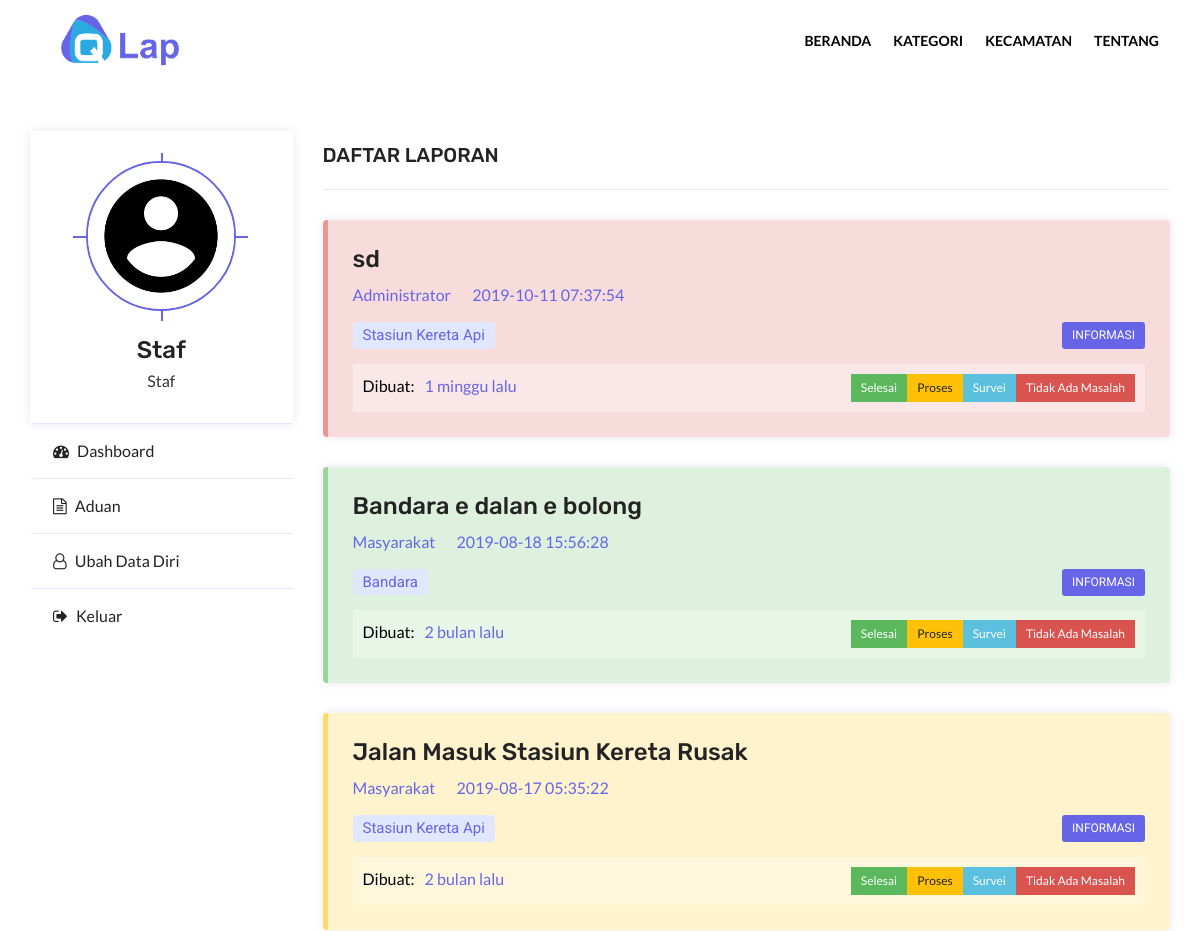
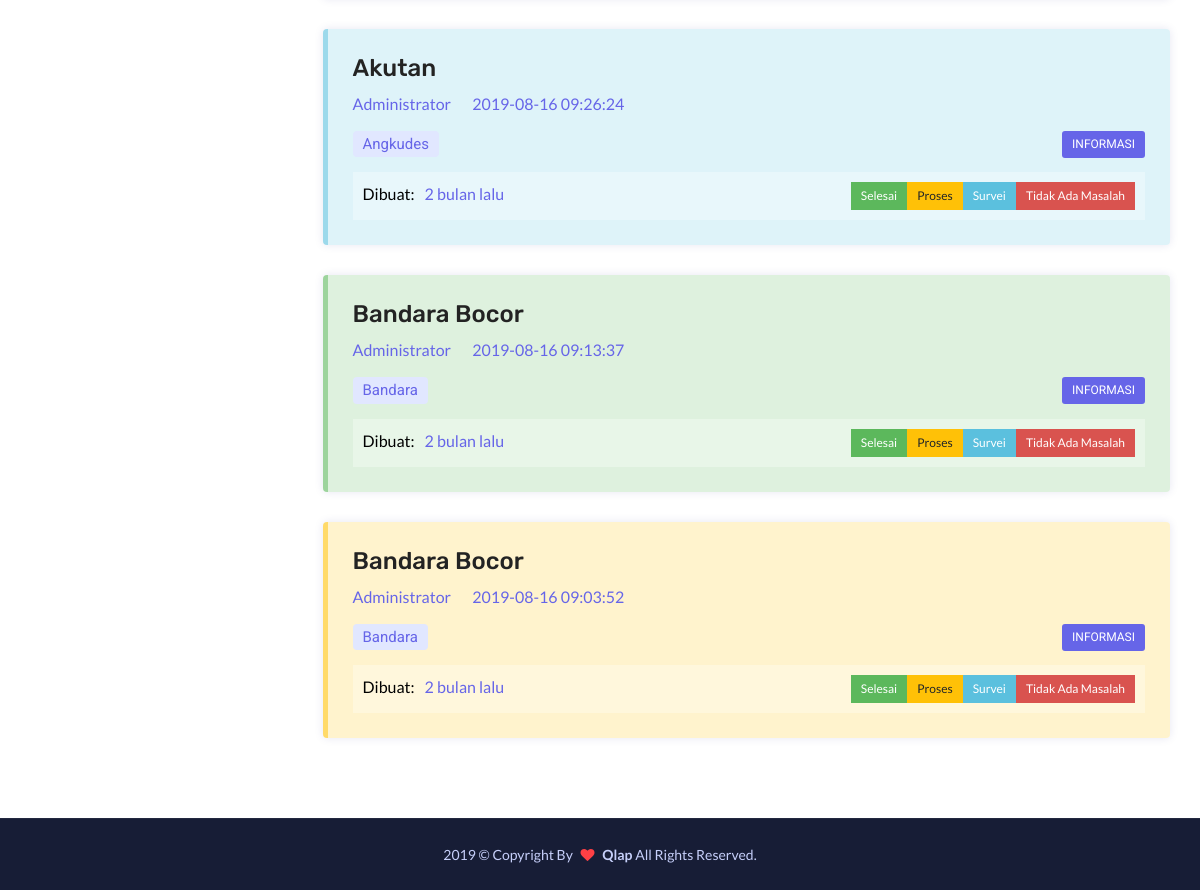
The page /panel/laporan (signed in) on the database its author committed (2 pictures, top to bottom).
### tables this page shows
CREATE TABLE `cyi_pengaduan` (
  `id` int(11) NOT NULL,
  `id_kategori` int(11) NOT NULL,
  `id_pengguna` int(11) NOT NULL,
  `judul` varchar(255) NOT NULL,
  `keterangan` text NOT NULL,
  `maps_lat` varchar(100) NOT NULL,
  `maps_lng` varchar(100) NOT NULL,
  `maps_zoom` varchar(100) NOT NULL,
  `maps_alamat` text NOT NULL,
  `status` int(1) NOT NULL,
  `waktu` datetime NOT NULL
);

CREATE TABLE `cyi_pengguna` (
  `id` int(11) NOT NULL,
  `surel` varchar(225) NOT NULL,
  `sandi` varchar(225) NOT NULL,
  `nama` varchar(225) NOT NULL,
  `jekel` int(11) DEFAULT NULL,
  `lahir` date DEFAULT NULL,
  `status` int(11) NOT NULL,
  `lv` int(11) NOT NULL,
  `token` varchar(225) DEFAULT NULL,
  `foto` varchar(225) DEFAULT NULL
);

CREATE TABLE `cyi_kategori` (
  `id` int(11) NOT NULL,
  `slug` varchar(225) NOT NULL,
  `nama` varchar(225) NOT NULL,
  `keterangan` text NOT NULL,
  `logo` varchar(50) NOT NULL
);

### config.php (called while the page is built, shortened)
<?php
include("function.php");
$domain="http://localhost/qlap/";
?>

### function.php (called while the page is built, shortened)
<?php
function waktu($datetime, $full = false) {
    $now = new DateTime;
    $ago = new DateTime($datetime);
    $diff = $now->diff($ago);
    $diff->w = floor($diff->d / 7);
    $diff->d -= $diff->w * 7;
    $string = array(
        'y' => 'tahun',
        'm' => 'bulan',
        'w' => 'minggu',
        'd' => 'hari',
        'h' => 'jam',
        'i' => 'menit',
        's' => 'detik',
    );
    foreach ($string as $k => &$v) {
        if ($diff->$k) {
            $v = $diff->$k . ' ' . $v . ($diff->$k > 1 ? '' : '');
        } else {
            unset($string[$k]);
        }
    }
    if (!$full) $string = array_slice($string, 0, 1);
    return $string ? implode(', ', $string) . ' lalu' : 'sekarang ini';
}
?>

### view/panel-laporan-daftar.php (the view, shortened to what this page needs)
<!DOCTYPE html>
<html lang="id">
<?php include("include/head.php");?>
<body id="bg">
<div class="page-wraper">
    <?php include("include/header.php");?>
    <div class="page-content bg-white">
        <div class="content-block">
			<div class="section-full bg-white p-t50 p-b20">
				<div class="container">
					<div class="row">
                        <?php include("include/sidebar.php");?>
						<div class="col-xl-9 col-lg-8 m-b30">
							<div class="job-bx-title clearfix">
								<h5 class="font-weight-700 pull-left text-uppercase">Daftar Laporan</h5>
							</div>
							<ul class="post-job-bx browse-job">
							<?php while($row=mysqli_fetch_array($result)){ ?>
								<li>
									<?php if($row["status"]==5){?>
									<div class="post-bx post-bg-tidak">
									<?php }elseif($row["status"]==3){ ?>
									<div class="post-bx post-bg-survei">
									<?php }elseif($row["status"]==2){ ?>
									<div class="post-bx post-bg-proses">
									<?php }elseif($row["status"]==1){ ?>
									<div class="post-bx post-bg-selesai">
									<?php }else{ ?>
									<div class="post-bx post-bg-selesai">
									<?php } ?>
										<div class="job-post-info m-a0">
											<h4><?php echo $row["judul"];?></h4>
											<ul>
												<li><?php
												$a=mysqli_query($connect,'SELECT nama FROM cyi_pengguna where id='.$row["id_pengguna"].'');
												$kategori=mysqli_fetch_assoc($a);
												echo $kategori["nama"];?></li>
												<li><i class="fa fa-date"></i> <?php echo $row["waktu"];?></li>
											</ul>
											<div class="job-time m-t15 m-b10">
												<a><span>
													<?php
												$a=mysqli_query($connect,'SELECT nama FROM cyi_kategori where id='.$row["id_kategori"].'');
												$kategori=mysqli_fetch_assoc($a);
												echo $kategori["nama"];?>
												</span></a>
												<a href="<?php echo $domain;?>panel/laporan/detail/<?php echo $row["id"]; ?>" class="site-button button-sm float-right">INFORMASI</a>
											</div>
											<div class="posted-info clearfix">
												<p class="m-tb0 text-primary float-left"><span class="text-black m-r10">Dibuat:</span><?php echo waktu($row["waktu"]);?></p>
												<a href="<?php echo $domain;?>panel/laporan/status/<?php echo $row["id"]; ?>?status=4" class="btn-danger button-sm float-right">Tidak Ada Masalah</a>
												<a href="<?php echo $domain;?>panel/laporan/status/<?php echo $row["id"]; ?>?status=3" class="btn-info button-sm float-right">Survei</a>
												<a href="<?php echo $domain;?>panel/laporan/status/<?php echo $row["id"]; ?>?status=2" class="btn-warning button-sm float-right">Proses</a>
												<a href="<?php echo $domain;?>panel/laporan/status/<?php echo $row["id"]; ?>?status=1" class="btn-success button-sm float-right">Selesai</a>
											</div>
										</div>
									</div>
								</li>
							<?php } ?>
							</ul>
						</div>
					</div>
				</div>
			</div>
		</div>
    </div>
    <?php include("include/footer.php");?>
</div>
</body>
</html>

### assets/css/templete.css (style rules this page uses)
.site-button-secondry:after, .site-button:after { background-color: #fff; content: ""; height: 100%; left: -110%; opacity: 0.3; position: absolute; top: 0; transform: skewX(25deg); -o-transform: skewX(25deg); -ms-transform: skewX(25deg); -webkit-transform: skewX(25deg); -ms-transform: skewX(25deg); transition: all 0.5s ease 0s; -moz-transition: all 0.5s ease 0s; -webkit-transition: all 0.5s ease 0s; -o-transition: all 0.5s ease 0s; -ms-transition: all 0.5s ease 0s; width: 25px; z-index: -1; -webkit-filter: blur(5px); -moz-filter: blur(5px); -o-filter: blur(5px); -ms-filter: blur(5px); filter: blur(5px); }
.site-button, .site-button-secondry { position: relative; z-index: 1; overflow:hidden; vertical-align: middle; font-family: roboto; }
.post-job-bx { margin:0; padding:0; list-style:none; }
.post-job-bx, .post-job-bx li, .post-job-bx ul, .cv-manager, .cv-manager li, .cv-manager ul { list-style:none; margin:0; padding:0; }
.post-job-bx ul li, .cv-manager ul li { display:inline-block; margin-right:10px; }
.post-job-bx .post-bx { padding:25px; border-radius:4px; box-shadow: 0 0 10px 0 rgba(0,24,128,0.1); display: block; position:relative; }
.post-job-bx > li, .cv-manager > li { margin-bottom:30px; }
.post-job-bx > li:last-child { margin-bottom:0; }
.post-bg-survei { background-color: rgba(91, 192, 222, 0.2); border-left: 5px solid rgba(91, 192, 222, 0.5); }
.post-bg-selesai { background-color: rgba(92, 184, 92, 0.2); border-left: 5px solid rgba(92, 184, 92, 0.5); }
.post-bg-proses { background-color: rgba(255, 193, 7, 0.2); border-left: 5px solid rgba(255, 193, 7, 0.5); }
.post-bg-tidak { background-color: rgba(217, 83, 79, 0.2); border-left: 5px solid rgba(217, 83, 79, 0.5); }
.post-job-bx h4 { margin-bottom:10px; }
.job-time span { border-radius: 4px; background-color: #e1e7ff; display: block; font-size: 15px; padding: 2px 10px; display: inline-block; text-align: center; transition: all 0.5s; font-family: roboto; text-transform: capitalize; }
.job-post-info .posted-info { background-color: rgba(255, 255, 255, 0.3); padding: 10px; }
.job-bx-title { border-bottom: 1px solid #e1e7ff; padding: 10px 0; font-size: 22px; margin-bottom: 30px; }
.job-time span { margin-bottom: 5px; }
.job-post-info.m-a0 { margin: 0!important; }

### rows shown on the page
cyi_pengaduan: judul "sd", cyi_pengguna.nama "Administrator", waktu "2019-10-11 07:37:54", cyi_kategori.nama "Stasiun Kereta Api", waktu "1 minggu lalu"
cyi_pengaduan: judul "Bandara e dalan e bolong", cyi_pengguna.nama "Masyarakat", waktu "2019-08-18 15:56:28", cyi_kategori.nama "Bandara", waktu "2 bulan lalu"
cyi_pengaduan: judul "Jalan Masuk Stasiun Kereta Rusak", cyi_pengguna.nama "Masyarakat", waktu "2019-08-17 05:35:22", cyi_kategori.nama "Stasiun Kereta Api", waktu "2 bulan lalu"
cyi_pengaduan: judul "Akutan", cyi_pengguna.nama "Administrator", waktu "2019-08-16 09:26:24", cyi_kategori.nama "Angkudes", waktu "2 bulan lalu"
cyi_pengaduan: judul "Bandara Bocor", cyi_pengguna.nama "Administrator", waktu "2019-08-16 09:13:37", cyi_kategori.nama "Bandara", waktu "2 bulan lalu"
cyi_pengaduan: judul "Bandara Bocor", cyi_pengguna.nama "Administrator", waktu "2019-08-16 09:03:52", cyi_kategori.nama "Bandara", waktu "2 bulan lalu"

### other values the page prints
$_SESSION["nama"] "Staf"
